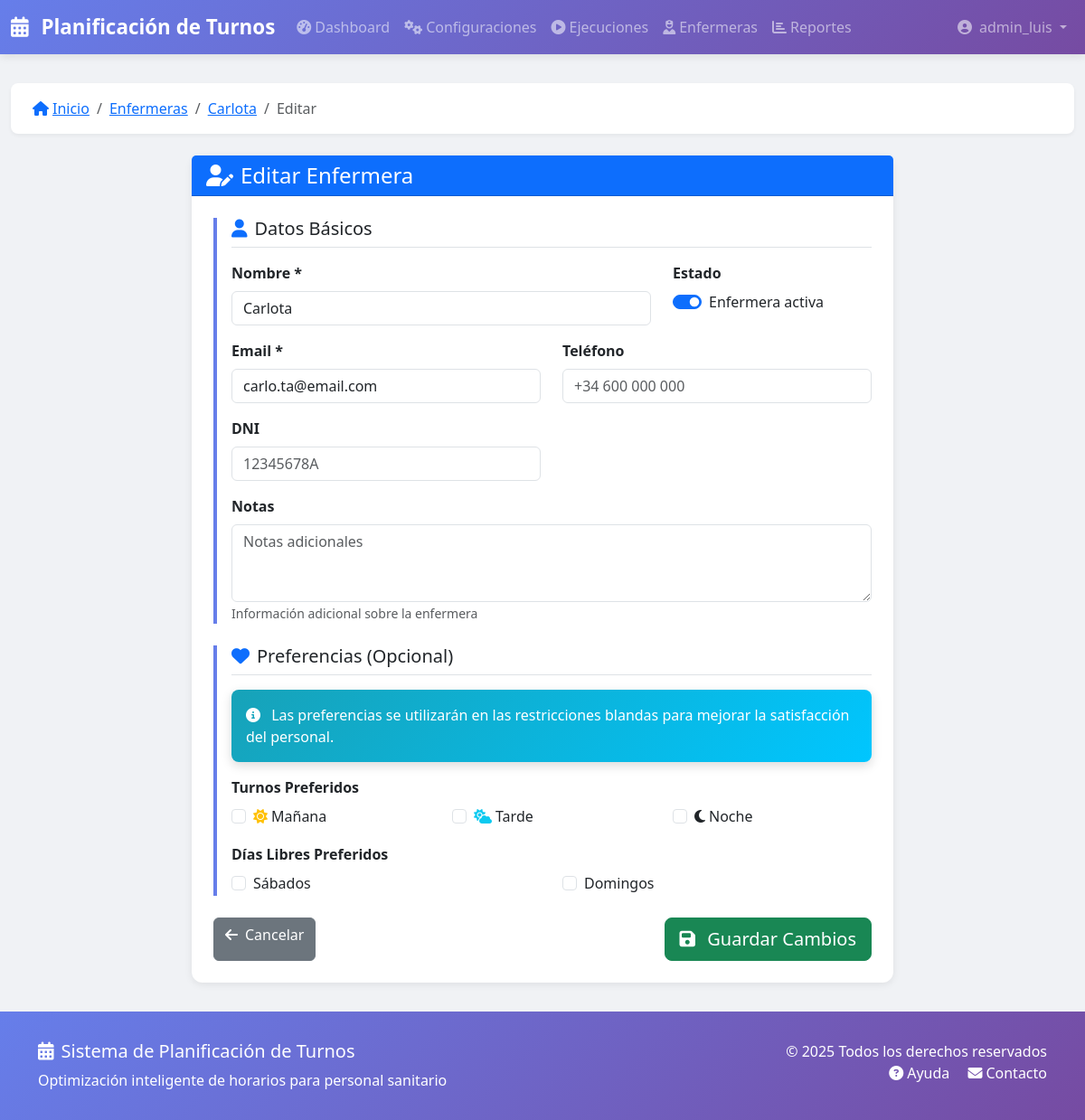
The app's page /enfermeras/5/editar/ (signed in) with its own data.
### turnos/models.py (models this page shows, shortened)
class Enfermera(models.Model):
    nombre = models.CharField(_('Nombre'), max_length=200)
    email = models.EmailField(_('Email'), unique=True)
    telefono = models.CharField(_('Teléfono'), max_length=20, blank=True)
    dni = models.CharField(_('DNI'), max_length=20, blank=True, unique=True, null=True)
    activa = models.BooleanField(_('Activa'), default=True)
    fecha_alta = models.DateField(_('Fecha de alta'), auto_now_add=True)
    preferencias = models.JSONField(_('Preferencias'), default=dict, blank=True)
    notas = models.TextField(_('Notas'), blank=True)
    class Meta:
        verbose_name = _('Enfermera')
        verbose_name_plural = _('Enfermeras')
        ordering = ['nombre']

### turnos/views.py (the view)
# urls.py: path('enfermeras/<int:pk>/editar/', views.EnfermeraUpdateView.as_view(), name='enfermera_editar'),
class EnfermeraUpdateView(LoginRequiredMixin, FormMessageMixin, UpdateView):
    model = Enfermera
    form_class = EnfermeraForm
    template_name = 'turnos/enfermera_form.html'
    success_message = 'Enfermera actualizada con éxito.'

### backups/backup_20251025_181627/turnos/templates/turnos/enfermera_form.html (shortened to what this page needs)
{% extends 'base.html' %}
{% load static %}
{% load i18n %}
{% block breadcrumb_items %}
    <li class="breadcrumb-item"><a href="{% url 'turnos:enfermera_lista' %}">{% trans "Enfermeras" %}</a></li>
    {% if enfermera %}
        <li class="breadcrumb-item"><a href="{% url 'turnos:enfermera_detalle' enfermera.id %}">{{ enfermera.nombre }}</a></li>
        <li class="breadcrumb-item active">{% trans "Editar" %}</li>
    {% else %}
        <li class="breadcrumb-item active">{% trans "Nueva" %}</li>
    {% endif %}
{% endblock %}
{% block content %}
<div class="row justify-content-center">
    <div class="col-lg-8">
        <div class="card">
            <div class="card-header bg-primary text-white">
                <h4 class="mb-0">
                    {% if enfermera %}
                        <i class="fas fa-user-edit me-2"></i>{% trans "Editar Enfermera" %}
                    {% else %}
                        <i class="fas fa-user-plus me-2"></i>{% trans "Nueva Enfermera" %}
                    {% endif %}
                </h4>
            </div>
            <div class="card-body p-4">
                <form method="post" action="" class="needs-validation" novalidate>
                    <div class="form-section mb-4">
                        <h5 class="border-bottom pb-2 mb-3">
                            <i class="fas fa-user me-2 text-primary"></i>{% trans "Datos Básicos" %}
                        </h5>
                        <div class="row">
                            <div class="col-md-8">
                                <div class="mb-3">
                                    <label for="{{ form.nombre.id_for_label }}" class="form-label fw-bold">
                                        {{ form.nombre.label }} *
                                    </label>
                                    {{ form.nombre }}
                                </div>
                            </div>
                            <div class="col-md-4">
                                <div class="mb-3">
                                    <label class="form-label fw-bold">{% trans "Estado" %}</label>
                                    <div class="form-check form-switch">
                                        {{ form.activa }}
                                        <label class="form-check-label" for="{{ form.activa.id_for_label }}">
                                            {% trans "Enfermera activa" %}
                                        </label>
                                    </div>
                                </div>
                            </div>
                        </div>
                        <div class="row">
                            <div class="col-md-6">
                                <div class="mb-3">
                                    <label for="{{ form.email.id_for_label }}" class="form-label fw-bold">
                                        {{ form.email.label }} *
                                    </label>
                                    {{ form.email }}
                                </div>
                            </div>
                            <div class="col-md-6">
                                <div class="mb-3">
                                    <label for="{{ form.telefono.id_for_label }}" class="form-label fw-bold">
                                        {{ form.telefono.label }}
                                    </label>
                                    {{ form.telefono }}
                                </div>
                            </div>
                        </div>
                        <div class="row">
                            <div class="col-md-6">
                                <div class="mb-3">
                                    <label for="{{ form.dni.id_for_label }}" class="form-label fw-bold">
                                        {{ form.dni.label }}
                                    </label>
                                    {{ form.dni }}
                                </div>
                            </div>
                            <div class="col-md-6">
                                <div class="mb-3">
                                </div>
                            </div>
                        </div>
                        <div class="mb-3">
                            <label for="{{ form.notas.id_for_label }}" class="form-label fw-bold">
                                {{ form.notas.label }}
                            </label>
                            {{ form.notas }}
                            <small class="form-text text-muted">
                                {% trans "Información adicional sobre la enfermera" %}
                            </small>
                        </div>
                    </div>
                    <div class="form-section mb-4">
                        <h5 class="border-bottom pb-2 mb-3">
                            <i class="fas fa-heart me-2 text-primary"></i>{% trans "Preferencias (Opcional)" %}
                        </h5>
                        <div class="alert alert-info">
                            <i class="fas fa-info-circle me-2"></i>
                            {% trans "Las preferencias se utilizarán en las restricciones blandas para mejorar la satisfacción del personal." %}
                        </div>
                        <div class="mb-3">
                            <label class="form-label fw-bold">{% trans "Turnos Preferidos" %}</label>
                            <div class="row">
                                <div class="col-md-4">
                                    <div class="form-check">
                                        <input class="form-check-input" type="checkbox" name="turno_pref_manana" id="turno_pref_manana">
                                        <label class="form-check-label" for="turno_pref_manana">
                                            <i class="fas fa-sun text-warning me-1"></i>{% trans "Mañana" %}
                                        </label>
                                    </div>
                                </div>
                                <div class="col-md-4">
                                    <div class="form-check">
                                        <input class="form-check-input" type="checkbox" name="turno_pref_tarde" id="turno_pref_tarde">
                                        <label class="form-check-label" for="turno_pref_tarde">
                                            <i class="fas fa-cloud-sun text-info me-1"></i>{% trans "Tarde" %}
                                        </label>
                                    </div>
                                </div>
                                <div class="col-md-4">
                                    <div class="form-check">
                                        <input class="form-check-input" type="checkbox" name="turno_pref_noche" id="turno_pref_noche">
                                        <label class="form-check-label" for="turno_pref_noche">
                                            <i class="fas fa-moon text-dark me-1"></i>{% trans "Noche" %}
                                        </label>
                                    </div>
                                </div>
                            </div>
                        </div>
                        <div class="mb-3">
                            <label class="form-label fw-bold">{% trans "Días Libres Preferidos" %}</label>
                            <div class="row">
                                <div class="col-md-6">
                                    <div class="form-check">
                                        <input class="form-check-input" type="checkbox" name="dia_libre_sabado" id="dia_libre_sabado">
                                        <label class="form-check-label" for="dia_libre_sabado">
                                            {% trans "Sábados" %}
                                        </label>
                                    </div>
                                </div>
                                <div class="col-md-6">
                                    <div class="form-check">
                                        <input class="form-check-input" type="checkbox" name="dia_libre_domingo" id="dia_libre_domingo">
                                        <label class="form-check-label" for="dia_libre_domingo">
                                            {% trans "Domingos" %}
                                        </label>
                                    </div>
                                </div>
                            </div>
                        </div>
                    </div>
                    <div class="d-flex justify-content-between">
                        <a href="{% if enfermera %}{% url 'turnos:enfermera_detalle' enfermera.id %}{% else %}{% url 'turnos:enfermera_lista' %}{% endif %}"
                           class="btn btn-secondary">
                            <i class="fas fa-arrow-left me-2"></i>{% trans "Cancelar" %}
                        </a>
                        <button type="submit" class="btn btn-success btn-lg">
                            <i class="fas fa-save me-2"></i>
                            {% if enfermera %}
                                {% trans "Guardar Cambios" %}
                            {% else %}
                                {% trans "Crear Enfermera" %}
                            {% endif %}
                        </button>
                    </div>
                </form>
            </div>
        </div>
    </div>
</div>
{% endblock %}

### backups/backup_20251025_181627/turnos/templates/base.html (shortened to what this page needs)
{% load static %}
{% load i18n %}
<!DOCTYPE html>
<html lang="es">
<head>
    <link href="https://cdn.jsdelivr.net/npm/bootstrap@5.3.0/dist/css/bootstrap.min.css" rel="stylesheet">
    <link rel="stylesheet" href="https://cdnjs.cloudflare.com/ajax/libs/font-awesome/6.4.0/css/all.min.css">
</head>
<body>
    <nav class="navbar navbar-expand-lg navbar-dark">
        <div class="container-fluid">
            <a class="navbar-brand" href="{% url 'turnos:dashboard' %}">
                <i class="fas fa-calendar-alt me-2"></i>
                Planificación de Turnos
            </a>
            <div class="collapse navbar-collapse" id="navbarNav">
                <ul class="navbar-nav me-auto">
                    <li class="nav-item">
                        <a class="nav-link" href="{% url 'turnos:dashboard' %}">
                            <i class="fas fa-tachometer-alt me-1"></i>Dashboard
                        </a>
                    </li>
                    <li class="nav-item">
                        <a class="nav-link" href="{% url 'turnos:config_lista' %}">
                            <i class="fas fa-cogs me-1"></i>Configuraciones
                        </a>
                    </li>
                    <li class="nav-item">
                        <a class="nav-link" href="{% url 'turnos:ejecucion_lista' %}">
                            <i class="fas fa-play-circle me-1"></i>Ejecuciones
                        </a>
                    </li>
                    <li class="nav-item">
                        <a class="nav-link" href="{% url 'turnos:enfermera_lista' %}">
                            <i class="fas fa-user-nurse me-1"></i>Enfermeras
                        </a>
                    </li>
                    <li class="nav-item">
                        <a class="nav-link" href="{% url 'turnos:reportes' %}">
                            <i class="fas fa-chart-bar me-1"></i>Reportes
                        </a>
                    </li>
                </ul>
                <ul class="navbar-nav">
                    {% if user.is_authenticated %}
                    <li class="nav-item dropdown">
                        <a class="nav-link dropdown-toggle" href="#" id="userDropdown" role="button" data-bs-toggle="dropdown">
                            <i class="fas fa-user-circle me-1"></i>
                            {{ user.get_full_name|default:user.username }}
                        </a>
                    </li>
                    {% else %}
                    <li class="nav-item">
                        <a class="nav-link" href="{% url 'accounts:login' %}">
                            <i class="fas fa-sign-in-alt me-1"></i>Iniciar Sesión
                        </a>
                    </li>
                    {% endif %}
                </ul>
            </div>
        </div>
    </nav>
    <main class="main-content">
        <div class="container-fluid">
            {% block breadcrumb %}
            <nav aria-label="breadcrumb">
                <ol class="breadcrumb">
                    <li class="breadcrumb-item">
                        <a href="{% url 'turnos:dashboard' %}">
                            <i class="fas fa-home me-1"></i>Inicio
                        </a>
                    </li>
                    {% block breadcrumb_items %}{% endblock %}
                </ol>
            </nav>
            {% endblock %}
            {% block content %}{% endblock %}
        </div>
    </main>
    <footer>
        <div class="container">
            <div class="row">
                <div class="col-md-6">
                    <h5><i class="fas fa-calendar-alt me-2"></i>Sistema de Planificación de Turnos</h5>
                    <p class="mb-0">Optimización inteligente de horarios para personal sanitario</p>
                </div>
                <div class="col-md-6 text-md-end">
                    <p class="mb-0">&copy; 2025 Todos los derechos reservados</p>
                    <p class="mb-0">
                        <a href="#" class="text-white text-decoration-none me-3">
                            <i class="fas fa-question-circle me-1"></i>Ayuda
                        </a>
                        <a href="#" class="text-white text-decoration-none">
                            <i class="fas fa-envelope me-1"></i>Contacto
                        </a>
                    </p>
                </div>
            </div>
        </div>
    </footer>
</body>
</html>

### backups/backup_20251025_181627/turnos/templates/base.html (style rules this page uses)
:root { --primary-color: #667eea; --secondary-color: #764ba2; --success-color: #28a745; --danger-color: #dc3545; --warning-color: #ffc107; --info-color: #17a2b8; --dark-color: #343a40; --light-color: #f8f9fa; }
body { font-family: 'Segoe UI', Tahoma, Geneva, Verdana, sans-serif; background-color: #f0f2f5; min-height: 100vh; display: flex; flex-direction: column; }
.navbar { background: linear-gradient(135deg, var(--primary-color), var(--secondary-color)); box-shadow: 0 2px 10px rgba(0,0,0,0.1); }
.navbar-brand { font-weight: 700; font-size: 1.4rem; }
.main-content { flex: 1; padding: 2rem 0; }
.breadcrumb { background: white; padding: 1rem 1.5rem; border-radius: 8px; box-shadow: 0 2px 4px rgba(0,0,0,0.05); margin-bottom: 1.5rem; }
.card { border: none; border-radius: 12px; box-shadow: 0 2px 8px rgba(0,0,0,0.08); transition: all 0.3s ease; }
footer { background: linear-gradient(135deg, var(--primary-color), var(--secondary-color)); color: white; padding: 2rem 0; margin-top: auto; }
.form-section { border-left: 4px solid var(--primary-color); padding-left: 1rem; margin-bottom: 2rem; }
.alert { margin-bottom: 1rem; box-shadow: 0 4px 12px rgba(0,0,0,0.15); border: none; border-radius: 8px; }
.alert-info { background: linear-gradient(135deg, #17a2b8, #00c6ff); color: white; }

### records on screen
Enfermera: nombre "Carlota", activa "☑", email "carlo.ta@email.com"

### other values on screen
{{ user.get_full_name|default:user.username }} "admin_luis"
